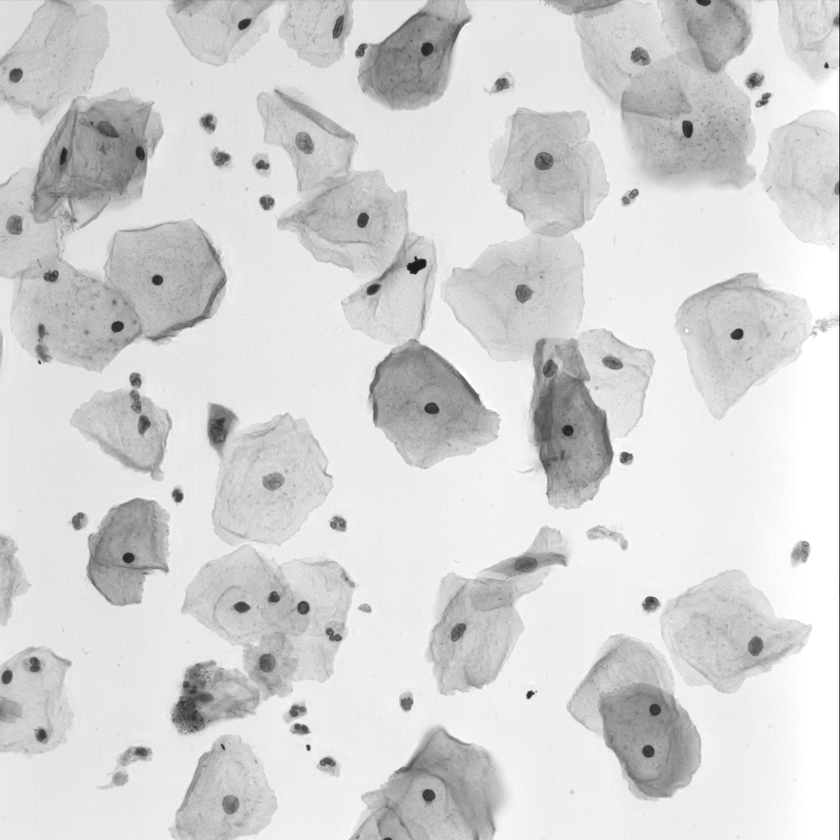
#> input picture data/raw/im_Dyskeratotic/EDF000.png, 840 x 840 px, shrunk from 1024 x 1024 before the run
$ python -i dog_filter.py   (imports and definitions only)
#> lines starting #> are read from the running program, lines starting #| are printed output that depends on the picture
#> further down, picture is the input picture: shape (840, 840, 3); min 18, max 255, mean 212.8
"""
dog_filter.py - Implementación del Filtro Diferencia de Gaussiana (DoG)

El filtro DoG es el corazón del algoritmo. Resalta estructuras del tamaño
de interés (núcleos celulares) mientras suprime el ruido de fondo.

Parámetros clave:
- sigma1: Desenfoque fino (captura detalles pequeños)
- sigma2: Desenfoque grueso (captura estructura general)
- La diferencia g1 - g2 aísla los bordes del tamaño objetivo
"""

import cv2
import numpy as np


def _calcular_diferencia_dog(g1, g2):
    """Calcula la diferencia DoG conservando valores negativos."""
    return g1.astype(np.float32) - g2.astype(np.float32)


def aplicar_filtro_dog(imagen_gris, sigma1=1.0, sigma2=2.0):
    """
    Aplica la Diferencia de Gaussiana (DoG) a una imagen en escala de grises.

    La clave es elegir sigmas que 'encierren' el tamaño promedio de un núcleo.
    Estos valores deberán ajustarse experimentalmente durante la calibración.

    Args:
        imagen_gris (numpy.ndarray): Imagen en escala de grises (8-bit)
        sigma1 (float): Desviación estándar del primer Gaussiano (detalles finos)
        sigma2 (float): Desviación estándar del segundo Gaussiano (estructura general)
                        Debe ser > sigma1 (típicamente sigma2 = 1.6 * sigma1)

    Returns:
        numpy.ndarray: Imagen DoG normalizada (0-255)

    Notas científicas:
        - DoG aproxima el Laplaciano de Gaussiana (LoG) pero es más rápido
        - Resalta bordes a la escala definida por sigma2/sigma1
        - El tamaño del kernel se calcula automáticamente como 6*sigma + 1
    """
#> called with sigma1 = 1, sigma2 = 2

    # Validación de parámetros
    if sigma2 <= sigma1:
        raise ValueError(f"sigma2 ({sigma2}) debe ser mayor que sigma1 ({sigma1})")

    # 1. Primer desenfoque Gaussiano (detalles finos)
    # ksize=(0,0) hace que OpenCV calcule automáticamente el tamaño óptimo del kernel
    g1 = cv2.GaussianBlur(imagen_gris, (0, 0), sigma1)

    # 2. Segundo desenfoque Gaussiano (estructura general)
    g2 = cv2.GaussianBlur(imagen_gris, (0, 0), sigma2)

    # 3. La Diferencia de Gaussiana (DoG)
    # Convertir antes a float evita que uint8 recorte las diferencias negativas.
    dog = _calcular_diferencia_dog(g1, g2)
#> in _calcular_diferencia_dog, `return g1.astype(np.float32) - g2.astype(np.float32)`:
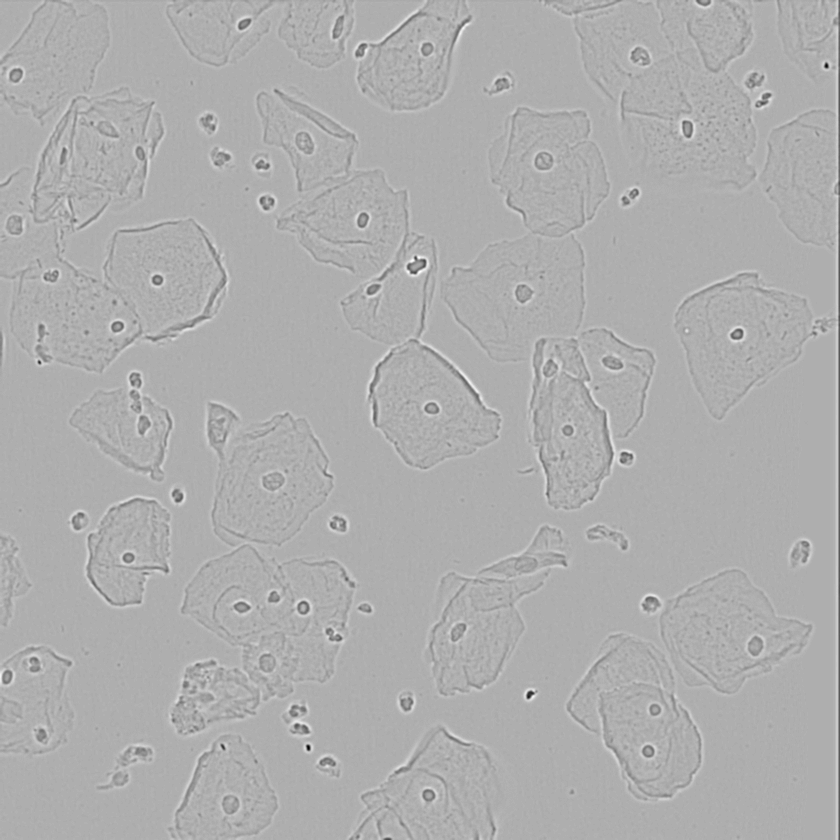
#> returned value: shape (840, 840, 3) float32; min -63, max 29, mean 0; drawn with min black and max white

    # 4. Normalizar para visualizar mejor (mapea al rango 0-255)
    # Esto es opcional pero útil para depuración y visualización
    # NOTA: cv2.normalize con NORM_MINMAX mapea el valor mínimo a 0 y el máximo a 255.
    # Los valores negativos del DoG se desplazan hacia 0, lo que puede hacer que
    # regiones con fuerte respuesta negativa aparezcan como fondo oscuro.
    dog_norm = cv2.normalize(dog, None, 0, 255, cv2.NORM_MINMAX)

    # 5. Convertir a uint8 para compatibilidad con watershed y visualización
    # Rule CITO-42: float32 -> uint8 antes de watershed u otros operadores de 8-bit
    dog_uint8 = dog_norm.astype(np.uint8)

    return dog_uint8


# [51 lines left out: functions calcular_sigmas_optimas, visualizar_filtros_gauss, not called in this run]

>>> import cv2
>>> picture = cv2.imread('../data/raw/im_Dyskeratotic/EDF000.png')
>>> result = aplicar_filtro_dog(picture)

$ run again, on data/raw/im_Dyskeratotic/EDF001.png
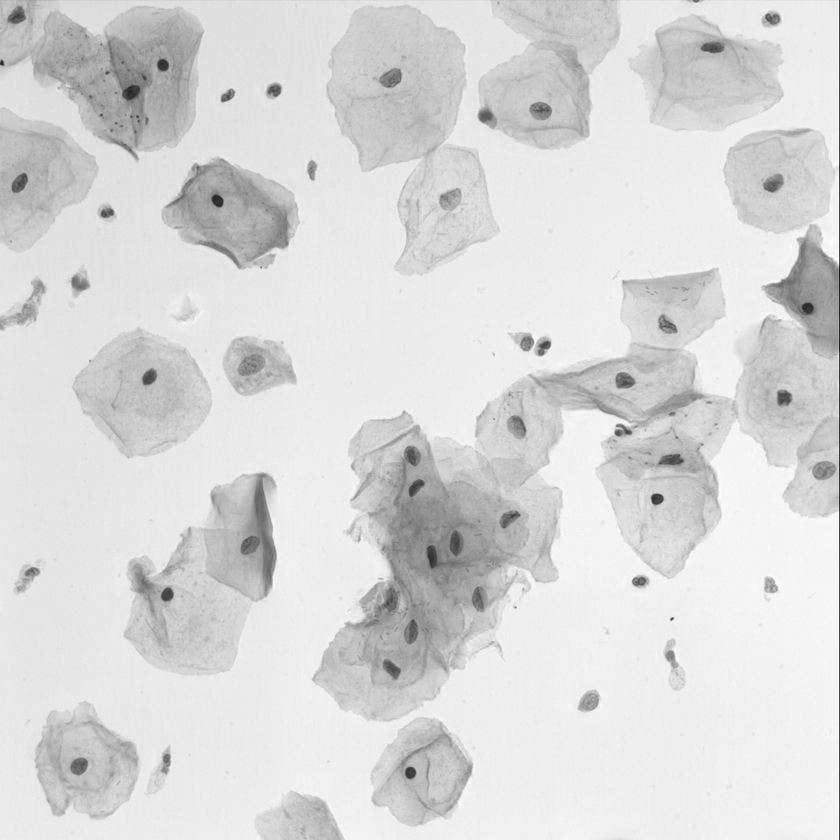
#> input picture data/raw/im_Dyskeratotic/EDF001.png, 840 x 840 px, shrunk from 1024 x 1024 before the run
#> picture is the input picture: shape (840, 840, 3); min 23, max 255, mean 217.6
#> in _calcular_diferencia_dog, `return g1.astype(np.float32) - g2.astype(np.float32)`:
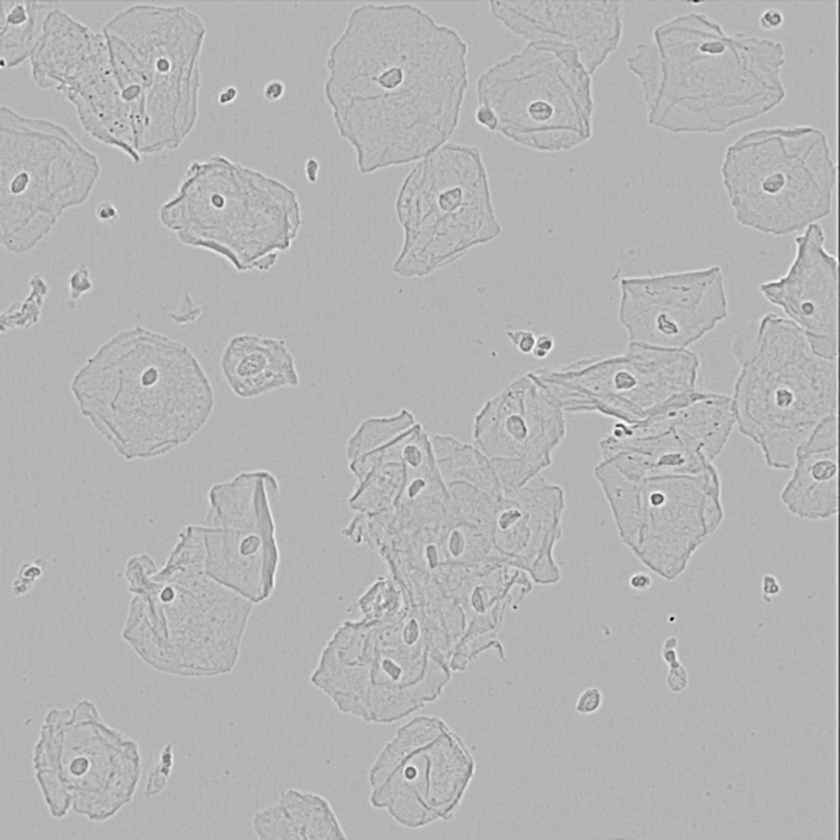
#> returned value: shape (840, 840, 3) float32; min -53, max 22, mean 0; drawn with min black and max white

$ run again, on data/raw/im_Dyskeratotic/EDF002.png
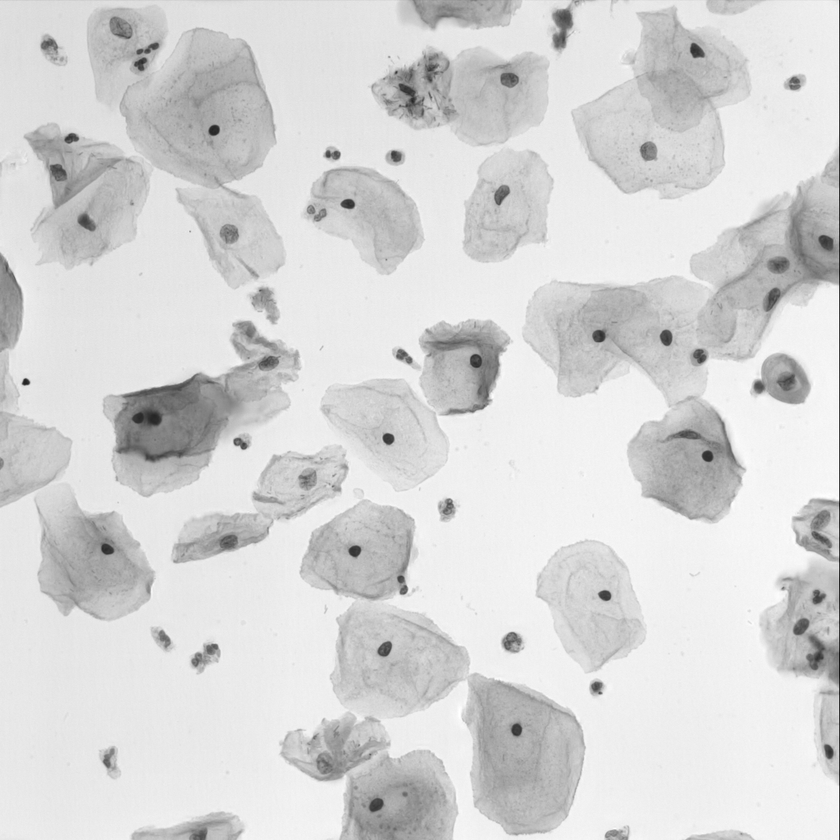
#> input picture data/raw/im_Dyskeratotic/EDF002.png, 840 x 840 px, shrunk from 1024 x 1024 before the run
#> picture is the input picture: shape (840, 840, 3); min 19, max 255, mean 214.3
#> in _calcular_diferencia_dog, `return g1.astype(np.float32) - g2.astype(np.float32)`:
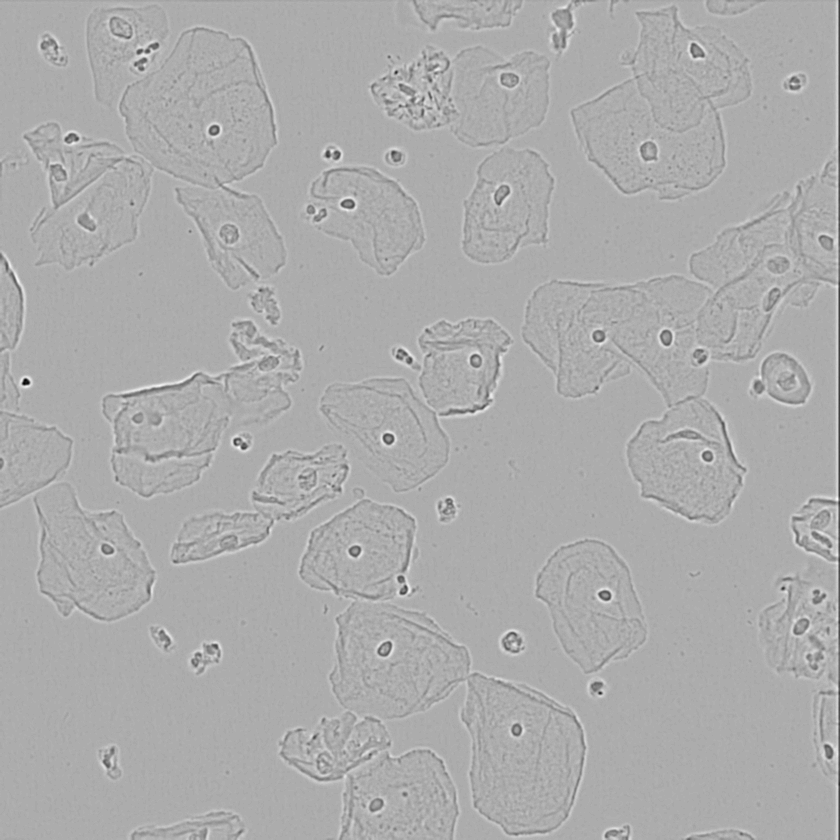
#> returned value: shape (840, 840, 3) float32; min -50, max 24, mean 0; drawn with min black and max white

$ run again, on data/raw/im_Dyskeratotic/EDF003.png
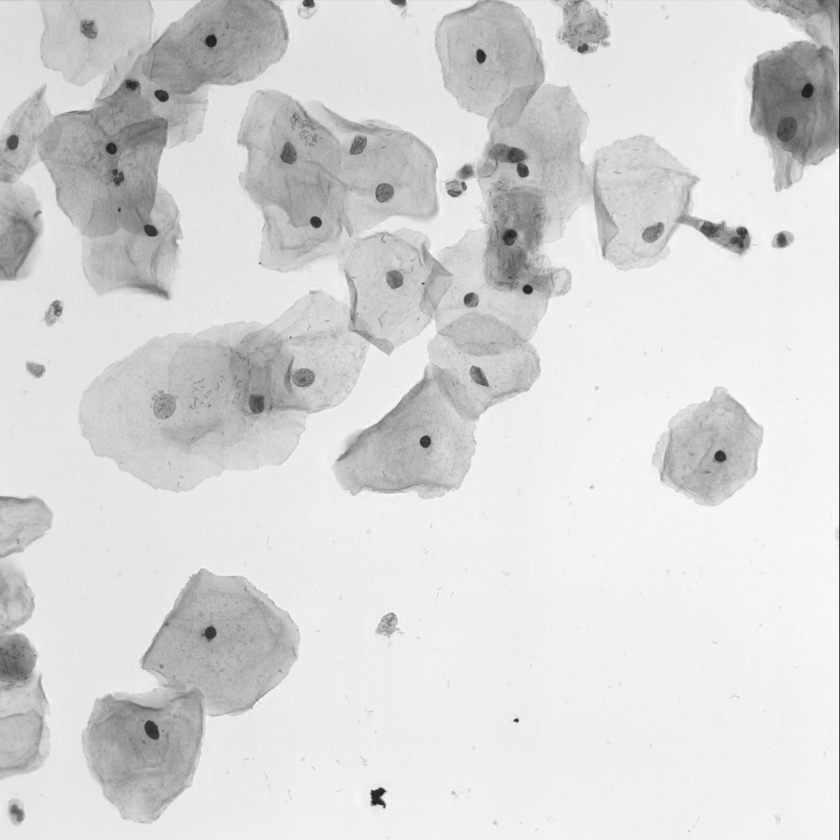
#> input picture data/raw/im_Dyskeratotic/EDF003.png, 840 x 840 px, shrunk from 1024 x 1024 before the run
#> picture is the input picture: shape (840, 840, 3); min 16, max 255, mean 215.5
#> in _calcular_diferencia_dog, `return g1.astype(np.float32) - g2.astype(np.float32)`:
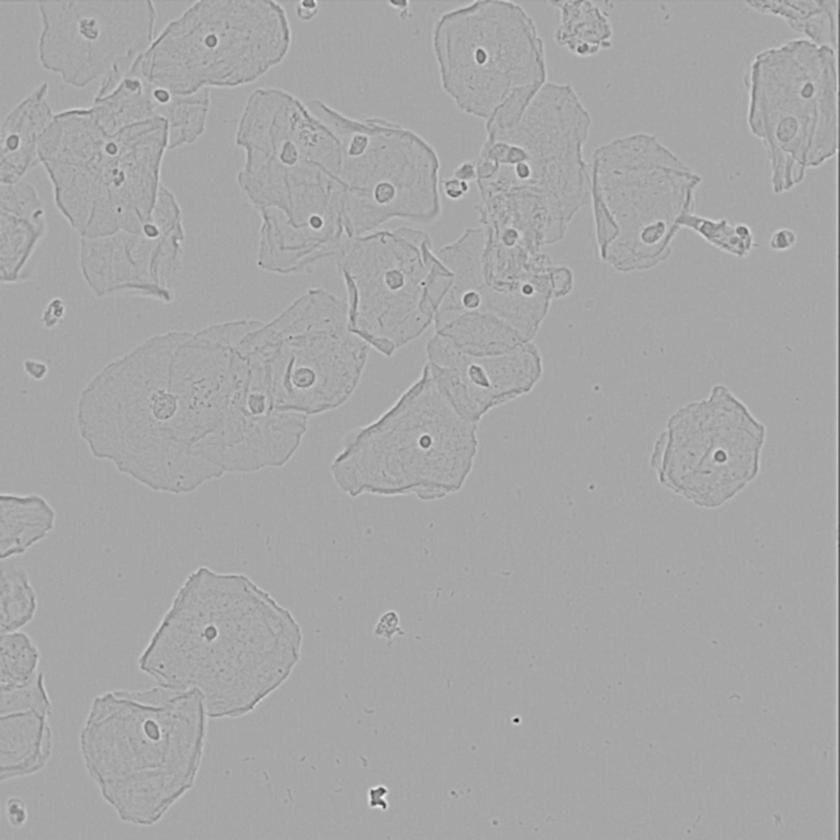
#> returned value: shape (840, 840, 3) float32; min -70, max 37, mean 0; drawn with min black and max white
